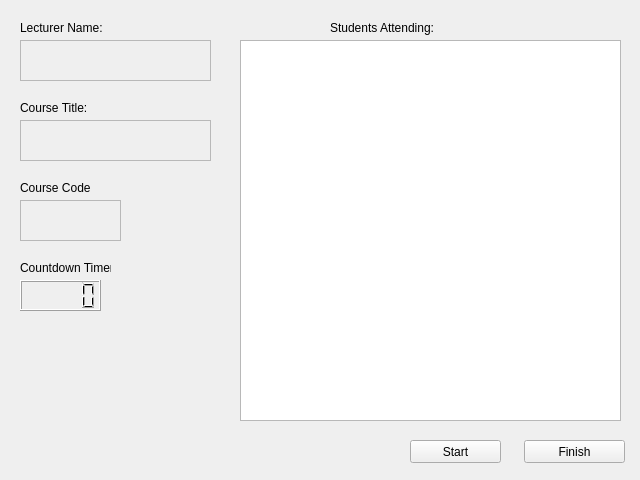
<?xml version="1.0" encoding="UTF-8"?>
<ui version="4.0">
 <class>MainWindow</class>
 <widget class="QMainWindow" name="MainWindow">
  <property name="geometry">
   <rect>
    <x>0</x>
    <y>0</y>
    <width>640</width>
    <height>480</height>
   </rect>
  </property>
  <property name="windowTitle">
   <string>Attendance Form</string>
  </property>
  <widget class="QWidget" name="centralwidget">
   <widget class="QLabel" name="lect_label">
    <property name="geometry">
     <rect>
      <x>20</x>
      <y>20</y>
      <width>121</width>
      <height>16</height>
     </rect>
    </property>
    <property name="text">
     <string>Lecturer Name:</string>
    </property>
   </widget>
   <widget class="QTextEdit" name="title_text">
    <property name="enabled">
     <bool>false</bool>
    </property>
    <property name="geometry">
     <rect>
      <x>20</x>
      <y>120</y>
      <width>191</width>
      <height>41</height>
     </rect>
    </property>
   </widget>
   <widget class="QLabel" name="title_label">
    <property name="geometry">
     <rect>
      <x>20</x>
      <y>100</y>
      <width>71</width>
      <height>16</height>
     </rect>
    </property>
    <property name="text">
     <string>Course Title:</string>
    </property>
   </widget>
   <widget class="QTextEdit" name="code_text">
    <property name="enabled">
     <bool>false</bool>
    </property>
    <property name="geometry">
     <rect>
      <x>20</x>
      <y>200</y>
      <width>101</width>
      <height>41</height>
     </rect>
    </property>
   </widget>
   <widget class="QLabel" name="code_label">
    <property name="geometry">
     <rect>
      <x>20</x>
      <y>180</y>
      <width>71</width>
      <height>16</height>
     </rect>
    </property>
    <property name="text">
     <string>Course Code:</string>
    </property>
   </widget>
   <widget class="QLabel" name="timer_label">
    <property name="geometry">
     <rect>
      <x>20</x>
      <y>260</y>
      <width>91</width>
      <height>16</height>
     </rect>
    </property>
    <property name="text">
     <string>Countdown Timer:</string>
    </property>
   </widget>
   <widget class="QListWidget" name="student_listwidget">
    <property name="geometry">
     <rect>
      <x>240</x>
      <y>40</y>
      <width>381</width>
      <height>381</height>
     </rect>
    </property>
   </widget>
   <widget class="QLabel" name="list_label">
    <property name="geometry">
     <rect>
      <x>330</x>
      <y>20</y>
      <width>111</width>
      <height>16</height>
     </rect>
    </property>
    <property name="text">
     <string>Students Attending:</string>
    </property>
   </widget>
   <widget class="QPushButton" name="finish_button">
    <property name="geometry">
     <rect>
      <x>524</x>
      <y>440</y>
      <width>101</width>
      <height>23</height>
     </rect>
    </property>
    <property name="text">
     <string>Finish</string>
    </property>
   </widget>
   <widget class="QPushButton" name="start_btn">
    <property name="geometry">
     <rect>
      <x>410</x>
      <y>440</y>
      <width>91</width>
      <height>23</height>
     </rect>
    </property>
    <property name="text">
     <string>Start</string>
    </property>
   </widget>
   <widget class="QLCDNumber" name="lcdNumber">
    <property name="geometry">
     <rect>
      <x>20</x>
      <y>280</y>
      <width>81</width>
      <height>31</height>
     </rect>
    </property>
   </widget>
   <widget class="QTextEdit" name="name_text">
    <property name="enabled">
     <bool>false</bool>
    </property>
    <property name="geometry">
     <rect>
      <x>20</x>
      <y>40</y>
      <width>191</width>
      <height>41</height>
     </rect>
    </property>
   </widget>
  </widget>
 </widget>
 <resources/>
 <connections>
  <connection>
   <sender>finish_button</sender>
   <signal>clicked()</signal>
   <receiver>MainWindow</receiver>
   <slot>close()</slot>
   <hints>
    <hint type="sourcelabel">
     <x>548</x>
     <y>450</y>
    </hint>
    <hint type="destinationlabel">
     <x>384</x>
     <y>452</y>
    </hint>
   </hints>
  </connection>
 </connections>
</ui>
